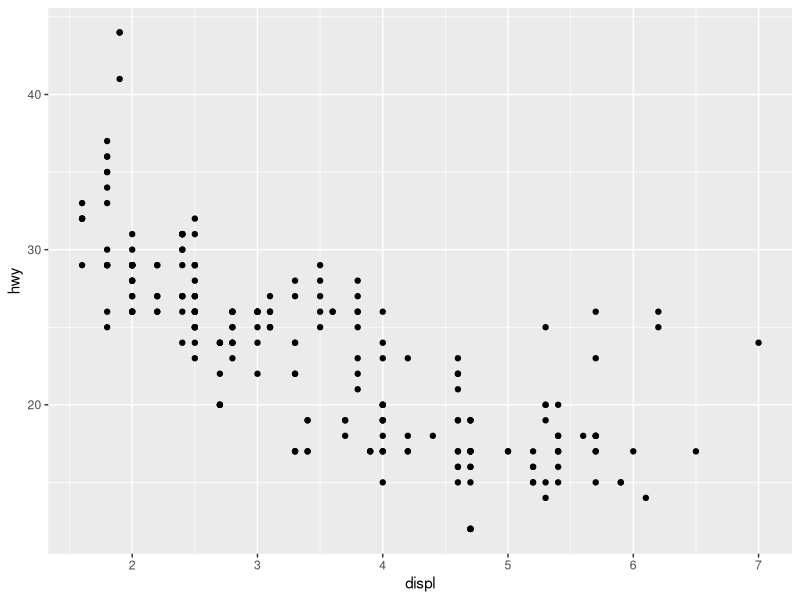
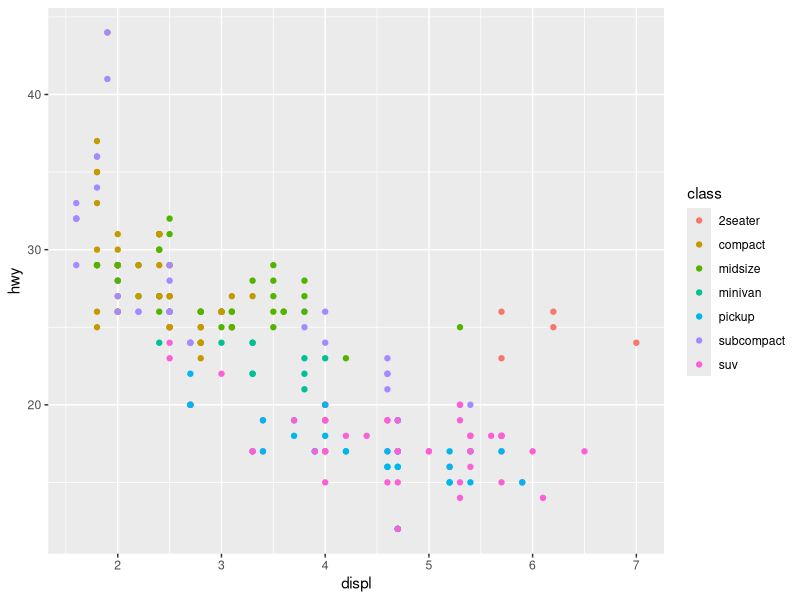
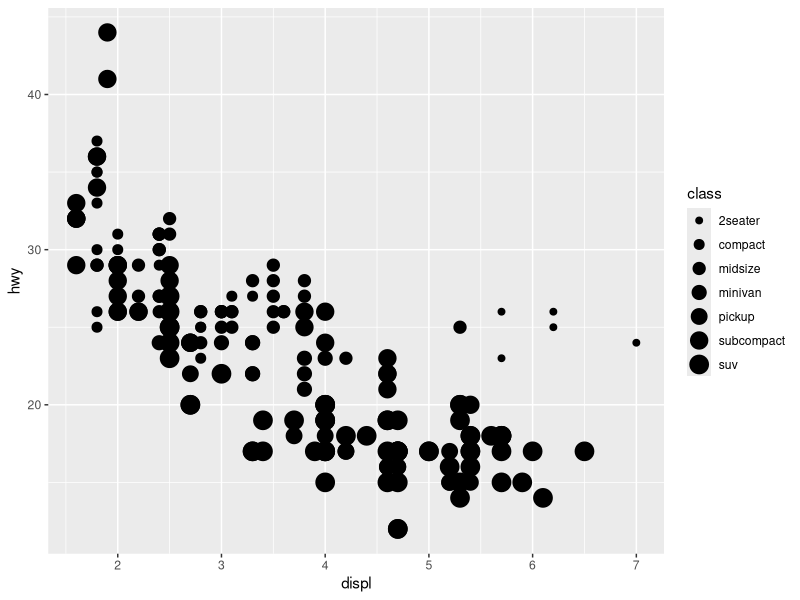
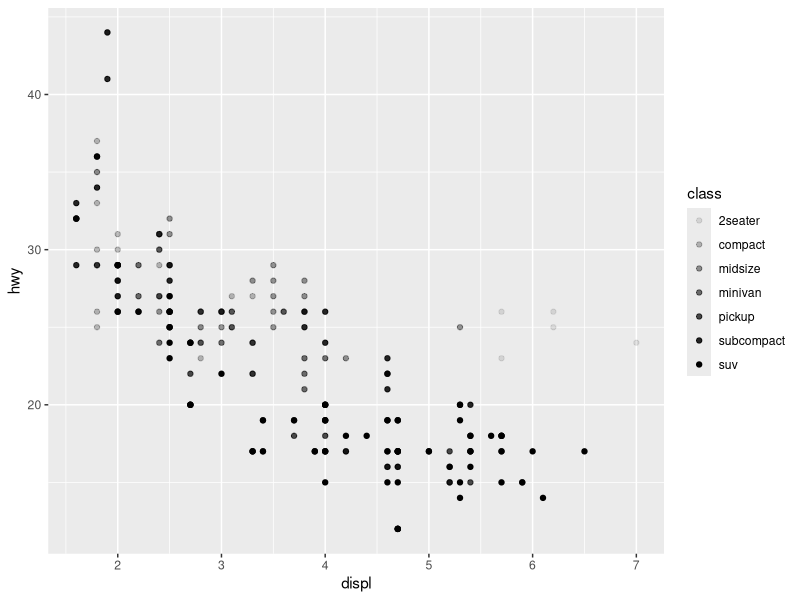
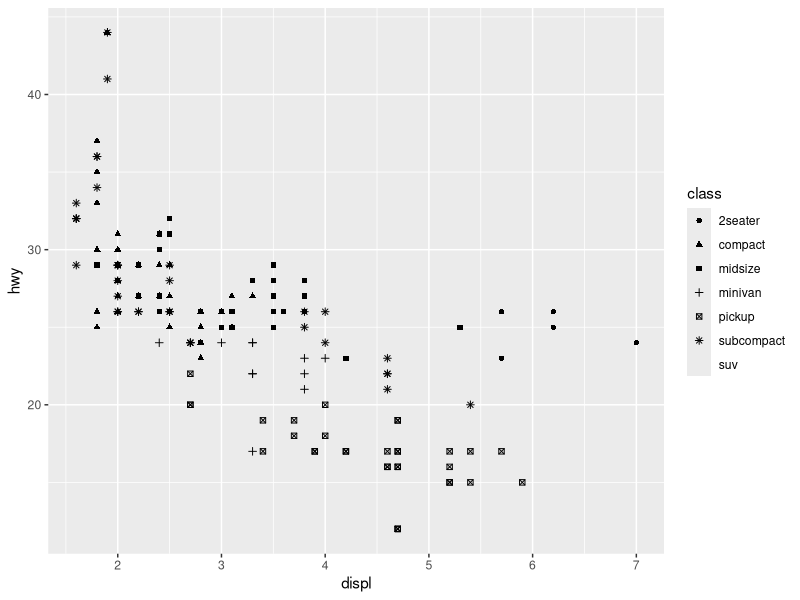
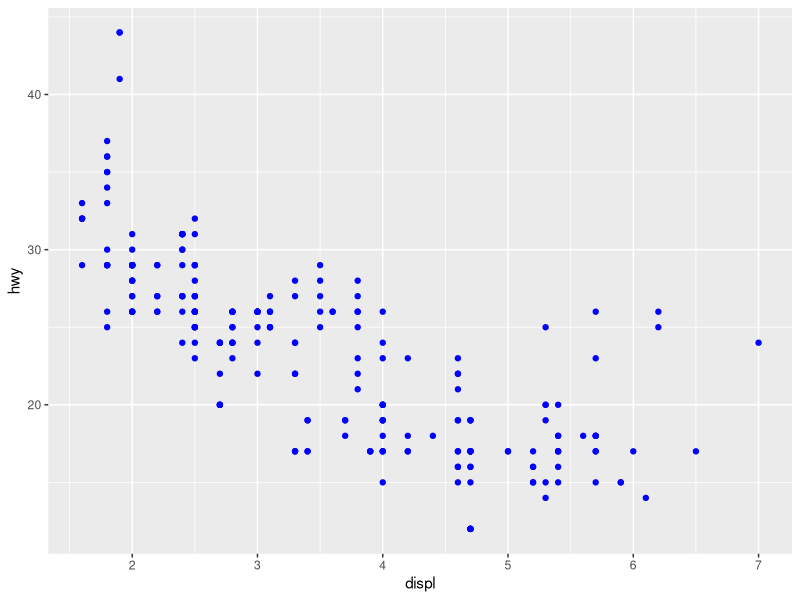
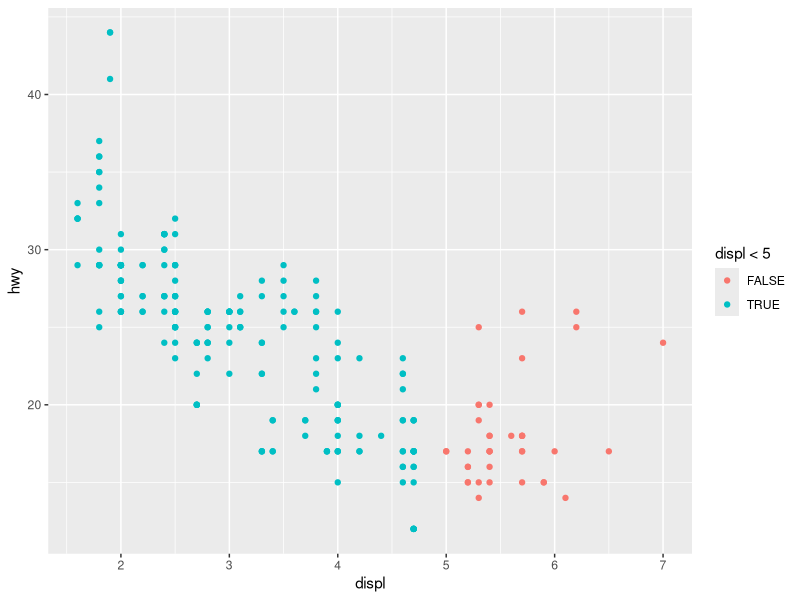
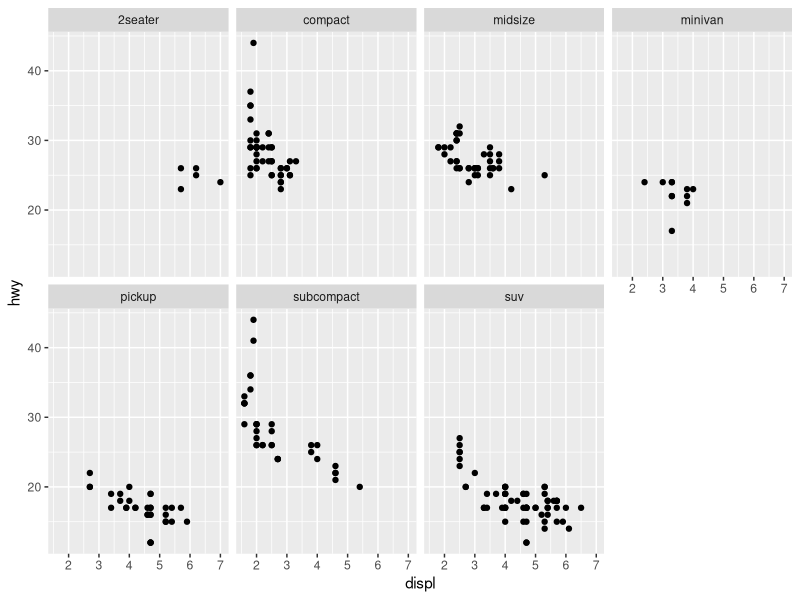

Recreate these plots in R, in order.
# ------ Workshop 1 - ggPlot --------
#install.packages("tidyverse")
library(tidyverse)

# Load mpg from R
mpg

# Create first ggplot
ggplot(data=mpg) +
  geom_point(mapping = aes(x=displ, y=hwy))

#change point colour by class:
ggplot(data=mpg) +
  geom_point(mapping = aes(x=displ, y=hwy, colour = class))

#change point size by class:
ggplot(data=mpg) +
  geom_point(mapping = aes(x=displ, y=hwy, size=class))

# change point transparency by class (alpha)
ggplot(data=mpg) + geom_point(mapping = aes(x=displ, y=hwy, alpha = class))

#change point shape by class
ggplot(data=mpg) + geom_point(mapping = aes(x=displ, y=hwy, shape = class))

# colour of points
ggplot(data=mpg) + geom_point(mapping = aes(x=displ, y=hwy), colour = "blue")

# question to try out:
ggplot(data=mpg) + geom_point(mapping = aes(x=displ, y=hwy, colour= displ <5))

## Facet and panel plots ##

#make first facet plot divided by 'class' variable
ggplot(data=mpg) +
  geom_point(mapping = aes(x=displ, y=hwy))+
  facet_wrap(~class, nrow=2)

#make facet plot with drv and cyl:
ggplot(data=mpg) +
  geom_point(mapping = aes(x=displ, y=hwy))+
  facet_wrap(drv~cyl)

# read ?facetwrap. What does nrow do? What does ncol do?
#Number of rows and columns

## Fitting simple lines ##

#scatterplot with smooth line
ggplot(data=mpg) +
  geom_smooth(mapping = aes(x=displ, y=hwy))
# smooth line is a much better choice to display data

#change line type and plot based on their drv:
ggplot(data=mpg) +
  geom_smooth(mapping=aes(x=displ, y= hwy, linetype=drv, colour = drv))

# Use group argument to show that the data is in fact grouped:
ggplot(data=mpg) +
  geom_smooth(mapping = aes(x=displ, y=hwy, group = drv))

# change the colour of each line based on drv value:
ggplot(data=mpg) +
  geom_smooth(
    mapping=aes(x=displ, y=hwy, colour = drv),
    show.legend = FALSE
  )

# Plot multiple geoms on a ginle plot:
ggplot(data=mpg) +
  geom_point(mapping = aes(x=displ, y=hwy))+
  geom_smooth(mapping = aes(x=displ, y=hwy))
#not great practice b/c you have to keep repeating the x and y values.

# Make same plot as above but more efficient programming:
ggplot(data=mpg, mapping = aes(x=displ, y=hwy)) +
  geom_point() +
  geom_smooth()
#makes same plot!

# style points themselves:
ggplot(data=mpg, mapping = aes(x=displ, y=hwy)) +
  geom_point(mapping = aes(color=class)) +
  geom_smooth()

#use a filter to select a subset of the data and plot only that data:
ggplot(data = mpg, mapping = aes(x = displ, y = hwy)) + 
  geom_point(mapping = aes(color = class)) + 
  geom_smooth(data = filter(mpg, class == "subcompact"), se = FALSE)


## Transformations and Stats ##
# import diamonds dataset
diamonds

#plot dataset
ggplot(data=diamonds) +
  geom_bar(mapping=aes(x=cut))

#re-create last plot using stat_count instead of geom_bar:
ggplot(data=diamonds) +
  stat_count(mapping=aes(x = cut))

# change the default stat (i.e., count or summary) to identity:
demo <- tribble(
  ~cut,         ~freq,
  "Fair",       1610,
  "Good",       4906,
  "Very Good",  12082,
  "Premium",    13791,
  "Ideal",      21551
)
demo

ggplot(data = demo) +
  geom_bar(mapping = aes(x = cut, y = freq), stat = "identity")

#display bar chart of the proportion of the total diamond dataset rather than a count:
ggplot(data = diamonds) + 
  geom_bar(mapping = aes(x = cut, y = stat(prop), group = 1))

# show information about the transformations in my plot:
ggplot(data = diamonds) + 
  stat_summary(
    mapping = aes(x = cut, y = depth),
    fun.min = min,
    fun.max = max,
    fun = median
  )

## Aesthetics adjustments ##
# Use aesthetics like colour or fill to change aspects of bar colours:
ggplot(data = diamonds) + 
  geom_bar(mapping = aes(x = cut, colour = cut))
ggplot(data = diamonds) + 
  geom_bar(mapping = aes(x = cut, fill = cut))

# Use aesthetics to colour by another variable (i.e., clarity):
ggplot(data = diamonds) + 
  geom_bar(mapping = aes(x = cut, fill = clarity))

# Position Adjustments #

# To alter transparency (alpha):
ggplot(data = diamonds, mapping = aes(x = cut, fill = clarity)) + 
  geom_bar(alpha = 1/5, position = "identity")

#To color the bar outlines with no fill color
ggplot(data = diamonds, mapping = aes(x = cut, colour = clarity)) + 
  geom_bar(fill = NA, position = "identity")

# Make each set of stacked bars the same height:
ggplot(data = diamonds) + 
  geom_bar(mapping = aes(x = cut, fill = clarity), position = "fill")

# 'Dodge' places overlapping objects directly beside one another:
ggplot(data = diamonds) + 
  geom_bar(mapping = aes(x = cut, fill = clarity), position = "dodge")

# 'Jitter' adds a small amount of random noise to each point to avoid overplotting when points overlap (useful for scatterplots only):
ggplot(data = mpg) + 
  geom_point(mapping = aes(x = displ, y = hwy), position = "jitter")

# END #


# ------ Workshop 2 - ggPlot --------

## Labels

# add labels with labs function:
library(ggplot2)
ggplot(mpg, aes(displ, hwy)) +
  geom_point(aes(color = class)) +
  geom_smooth(se = FALSE) +
  labs(title = "Fuel efficiency generally decreases with engine size")

# add subtitle and caption:
ggplot(mpg, aes(displ, hwy)) +
  geom_point(aes(color = class)) +
  geom_smooth(se = FALSE) +
  labs(
    title = "Fuel efficiency generally decreases with engine size",
    subtitle = "Two seaters (sports cars) are an exception because of their light weight",
    caption = "Data from fueleconomy.gov"
  )

